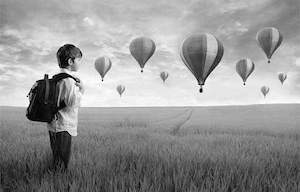
#> input picture boy.jpg, 300 x 192 px
$ python access_pixel_data.py
#> lines starting #> are read from the running program, lines starting #| are printed output that depends on the picture; after the words box and inside, x2 and y2 are one past the last pixel; in counts of white or black regions, pixels touching at a corner belong together
import cv2
import numpy as np
import matplotlib.pyplot as plt

img = cv2.imread("boy.jpg", cv2.IMREAD_GRAYSCALE)
#> img is the input picture: shape (192, 300); min 0, max 255, mean 149.8

rows, cols = img.shape
#> rows = 192; cols = 300
dest_img = np.zeros((rows, cols))

for i in range(rows):
    for j in range(cols):
        if img[i][j] >= 127:
            dest_img[i][j] = 1
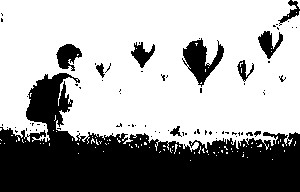
#> dest_img: shape (192, 300) float64; values 0 (black) and 1 (white), 64.6% white; 74 black regions (64 under 20 px), largest, box (x1, y1, x2, y2) and area: (0, 73, 300, 192) 17684, (182, 38, 224, 87) 935, (56, 44, 82, 71) 423
print('binary image created')

cv2.imshow("image", dest_img)
cv2.waitKey(0)
cv2.destroyAllWindows()

$ run again, with danny-dog.jpg copied over boy.jpg
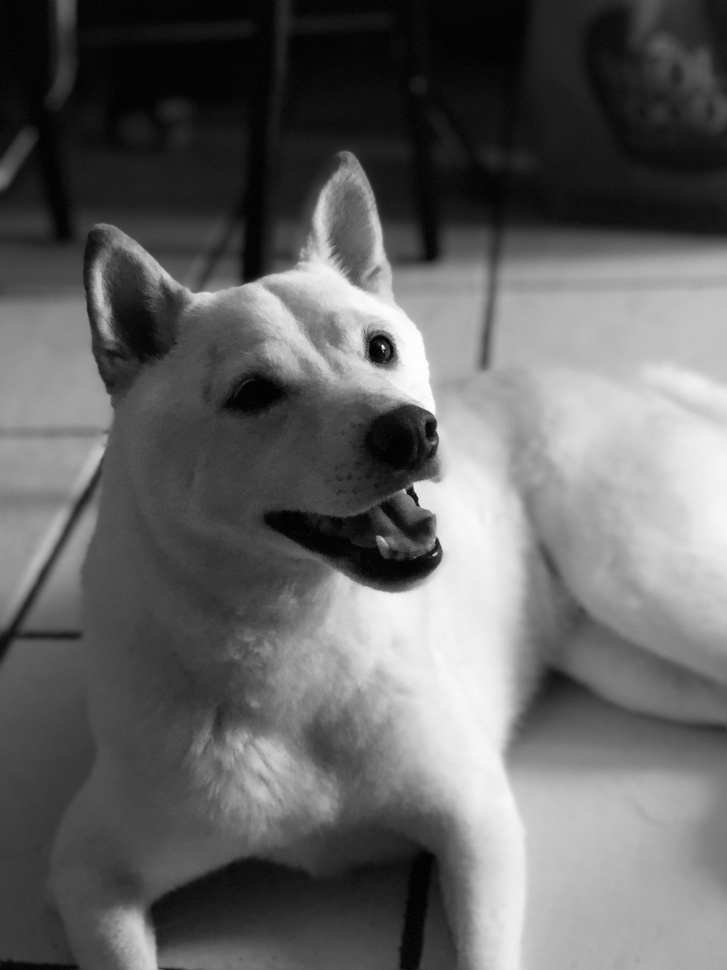
#> input picture danny-dog.jpg, 727 x 970 px, shrunk from 3024 x 4032 before the run
#> img is the input picture: shape (970, 727); min 0, max 255, mean 99.8
#> after the loop `for i in range(rows):`:
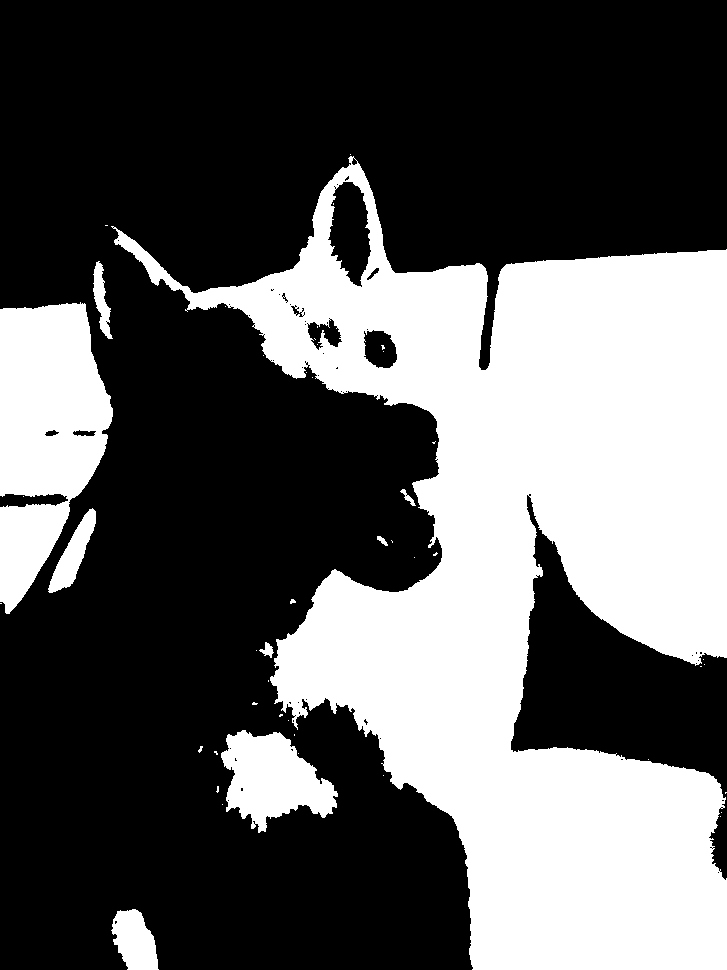
#> dest_img: shape (970, 727) float64; values 0 (black) and 1 (white), 36.4% white; 47 white regions (37 under 20 px), largest, box (x1, y1, x2, y2) and area: (111, 156, 727, 970) 221208, (0, 302, 113, 614) 23335, (221, 730, 338, 833) 7152
